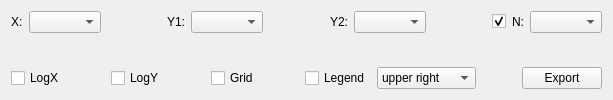
       <widget class="QWidget" name="specPlotTab">
        <attribute name="title">
         <string>SpecPlot</string>
        </attribute>
        <layout class="QVBoxLayout" name="verticalLayout_6">
         <item>
          <layout class="QHBoxLayout" name="horizontalLayout_10">
           <item>
            <widget class="QLabel" name="spXLabel">
             <property name="text">
              <string>X:</string>
             </property>
            </widget>
           </item>
           <item>
            <widget class="QComboBox" name="spXComboBox"/>
           </item>
           <item>
            <spacer name="horizontalSpacer_3">
             <property name="orientation">
              <enum>Qt::Horizontal</enum>
             </property>
             <property name="sizeHint" stdset="0">
              <size>
               <width>40</width>
               <height>20</height>
              </size>
             </property>
            </spacer>
           </item>
           <item>
            <widget class="QLabel" name="spYLabel">
             <property name="text">
              <string>Y1:</string>
             </property>
            </widget>
           </item>
           <item>
            <widget class="QComboBox" name="spYComboBox"/>
           </item>
           <item>
            <spacer name="horizontalSpacer_52">
             <property name="orientation">
              <enum>Qt::Horizontal</enum>
             </property>
             <property name="sizeHint" stdset="0">
              <size>
               <width>40</width>
               <height>20</height>
              </size>
             </property>
            </spacer>
           </item>
           <item>
            <widget class="QLabel" name="spYLabel_2">
             <property name="text">
              <string>Y2:</string>
             </property>
            </widget>
           </item>
           <item>
            <widget class="QComboBox" name="spY2ComboBox"/>
           </item>
           <item>
            <spacer name="horizontalSpacer_4">
             <property name="orientation">
              <enum>Qt::Horizontal</enum>
             </property>
             <property name="sizeHint" stdset="0">
              <size>
               <width>40</width>
               <height>20</height>
              </size>
             </property>
            </spacer>
           </item>
           <item>
            <widget class="QCheckBox" name="spNCheckBox">
             <property name="text">
              <string/>
             </property>
             <property name="checked">
              <bool>true</bool>
             </property>
            </widget>
           </item>
           <item>
            <widget class="QLabel" name="spNLabel">
             <property name="text">
              <string>N:</string>
             </property>
            </widget>
           </item>
           <item>
            <widget class="QComboBox" name="spNComboBox"/>
           </item>
          </layout>
         </item>
         <item>
          <widget class="MplWidget" name="specPlotMplWidget" native="true">
           <property name="sizePolicy">
            <sizepolicy hsizetype="Expanding" vsizetype="Expanding">
             <horstretch>0</horstretch>
             <verstretch>0</verstretch>
            </sizepolicy>
           </property>
          </widget>
         </item>
         <item>
          <layout class="QHBoxLayout" name="horizontalLayout_8">
           <item>
            <widget class="QCheckBox" name="spLogXCheckBox">
             <property name="text">
              <string>LogX</string>
             </property>
            </widget>
           </item>
           <item>
            <spacer name="horizontalSpacer_5">
             <property name="orientation">
              <enum>Qt::Horizontal</enum>
             </property>
             <property name="sizeHint" stdset="0">
              <size>
               <width>40</width>
               <height>20</height>
              </size>
             </property>
            </spacer>
           </item>
           <item>
            <widget class="QCheckBox" name="spLogYCheckBox">
             <property name="text">
              <string>LogY</string>
             </property>
            </widget>
           </item>
           <item>
            <spacer name="horizontalSpacer_7">
             <property name="orientation">
              <enum>Qt::Horizontal</enum>
             </property>
             <property name="sizeHint" stdset="0">
              <size>
               <width>40</width>
               <height>20</height>
              </size>
             </property>
            </spacer>
           </item>
           <item>
            <widget class="QCheckBox" name="spGridCheckBox">
             <property name="text">
              <string>Grid</string>
             </property>
            </widget>
           </item>
           <item>
            <spacer name="horizontalSpacer_6">
             <property name="orientation">
              <enum>Qt::Horizontal</enum>
             </property>
             <property name="sizeHint" stdset="0">
              <size>
               <width>40</width>
               <height>20</height>
              </size>
             </property>
            </spacer>
           </item>
           <item>
            <widget class="QCheckBox" name="spLegendCheckBox">
             <property name="text">
              <string>Legend</string>
             </property>
            </widget>
           </item>
           <item>
            <widget class="QComboBox" name="spLegendLocComboBox">
             <item>
              <property name="text">
               <string>upper right</string>
              </property>
             </item>
             <item>
              <property name="text">
               <string>upper left</string>
              </property>
             </item>
             <item>
              <property name="text">
               <string>lower right</string>
              </property>
             </item>
             <item>
              <property name="text">
               <string>lower right</string>
              </property>
             </item>
             <item>
              <property name="text">
               <string>right</string>
              </property>
             </item>
             <item>
              <property name="text">
               <string>center left</string>
              </property>
             </item>
             <item>
              <property name="text">
               <string>center right</string>
              </property>
             </item>
             <item>
              <property name="text">
               <string>lower center</string>
              </property>
             </item>
             <item>
              <property name="text">
               <string>upper center</string>
              </property>
             </item>
             <item>
              <property name="text">
               <string>center</string>
              </property>
             </item>
            </widget>
           </item>
           <item>
            <spacer name="horizontalSpacer_51">
             <property name="orientation">
              <enum>Qt::Horizontal</enum>
             </property>
             <property name="sizeType">
              <enum>QSizePolicy::Minimum</enum>
             </property>
             <property name="sizeHint" stdset="0">
              <size>
               <width>40</width>
               <height>20</height>
              </size>
             </property>
            </spacer>
           </item>
           <item>
            <widget class="QPushButton" name="spExportPushButton">
             <property name="text">
              <string>Export</string>
             </property>
            </widget>
           </item>
          </layout>
         </item>
        </layout>
       </widget>
